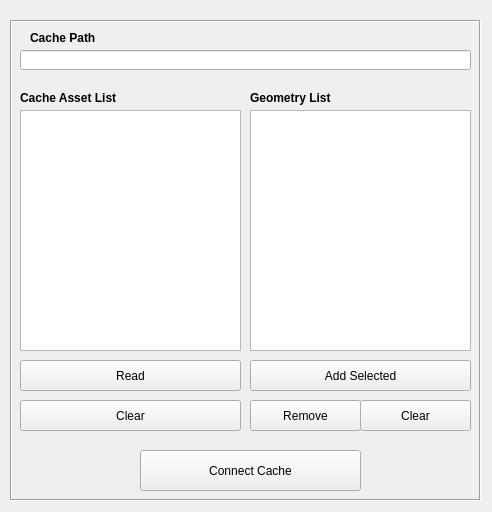
<?xml version="1.0" encoding="UTF-8"?>
<ui version="4.0">
 <class>ConnectCacheWin</class>
 <widget class="QMainWindow" name="ConnectCacheWin">
  <property name="geometry">
   <rect>
    <x>0</x>
    <y>0</y>
    <width>492</width>
    <height>512</height>
   </rect>
  </property>
  <property name="windowTitle">
   <string>PT Manual Cache Tool v.1.0</string>
  </property>
  <widget class="QWidget" name="centralwidget">
   <widget class="QFrame" name="frame_3">
    <property name="geometry">
     <rect>
      <x>10</x>
      <y>20</y>
      <width>471</width>
      <height>481</height>
     </rect>
    </property>
    <property name="frameShape">
     <enum>QFrame::Box</enum>
    </property>
    <property name="frameShadow">
     <enum>QFrame::Sunken</enum>
    </property>
    <widget class="QListWidget" name="set_listWidget">
     <property name="geometry">
      <rect>
       <x>10</x>
       <y>90</y>
       <width>221</width>
       <height>241</height>
      </rect>
     </property>
     <property name="selectionMode">
      <enum>QAbstractItemView::MultiSelection</enum>
     </property>
    </widget>
    <widget class="QPushButton" name="updateSet_pushButton">
     <property name="geometry">
      <rect>
       <x>10</x>
       <y>340</y>
       <width>221</width>
       <height>31</height>
      </rect>
     </property>
     <property name="text">
      <string>Read</string>
     </property>
    </widget>
    <widget class="QLabel" name="label_3">
     <property name="geometry">
      <rect>
       <x>10</x>
       <y>70</y>
       <width>101</width>
       <height>16</height>
      </rect>
     </property>
     <property name="font">
      <font>
       <weight>75</weight>
       <bold>true</bold>
      </font>
     </property>
     <property name="text">
      <string>Cache Asset List</string>
     </property>
    </widget>
    <widget class="QListWidget" name="set_listWidget_2">
     <property name="geometry">
      <rect>
       <x>240</x>
       <y>90</y>
       <width>221</width>
       <height>241</height>
      </rect>
     </property>
     <property name="selectionMode">
      <enum>QAbstractItemView::MultiSelection</enum>
     </property>
    </widget>
    <widget class="QLabel" name="label_4">
     <property name="geometry">
      <rect>
       <x>240</x>
       <y>70</y>
       <width>101</width>
       <height>16</height>
      </rect>
     </property>
     <property name="font">
      <font>
       <weight>75</weight>
       <bold>true</bold>
      </font>
     </property>
     <property name="text">
      <string>Geometry List</string>
     </property>
    </widget>
    <widget class="QLineEdit" name="output_lineEdit">
     <property name="geometry">
      <rect>
       <x>10</x>
       <y>30</y>
       <width>451</width>
       <height>20</height>
      </rect>
     </property>
     <property name="text">
      <string/>
     </property>
    </widget>
    <widget class="QLabel" name="label_11">
     <property name="geometry">
      <rect>
       <x>20</x>
       <y>10</y>
       <width>91</width>
       <height>16</height>
      </rect>
     </property>
     <property name="font">
      <font>
       <weight>75</weight>
       <bold>true</bold>
      </font>
     </property>
     <property name="text">
      <string>Cache Path</string>
     </property>
    </widget>
    <widget class="QPushButton" name="updateSet_pushButton_2">
     <property name="geometry">
      <rect>
       <x>240</x>
       <y>340</y>
       <width>221</width>
       <height>31</height>
      </rect>
     </property>
     <property name="text">
      <string>Add Selected</string>
     </property>
    </widget>
    <widget class="QPushButton" name="updateSet_pushButton_3">
     <property name="geometry">
      <rect>
       <x>350</x>
       <y>380</y>
       <width>111</width>
       <height>31</height>
      </rect>
     </property>
     <property name="text">
      <string>Clear</string>
     </property>
    </widget>
    <widget class="QPushButton" name="updateSet_pushButton_4">
     <property name="geometry">
      <rect>
       <x>240</x>
       <y>380</y>
       <width>111</width>
       <height>31</height>
      </rect>
     </property>
     <property name="text">
      <string>Remove</string>
     </property>
    </widget>
    <widget class="QPushButton" name="updateSet_pushButton_5">
     <property name="geometry">
      <rect>
       <x>10</x>
       <y>380</y>
       <width>221</width>
       <height>31</height>
      </rect>
     </property>
     <property name="text">
      <string>Clear</string>
     </property>
    </widget>
    <widget class="QPushButton" name="updateSet_pushButton_6">
     <property name="geometry">
      <rect>
       <x>130</x>
       <y>430</y>
       <width>221</width>
       <height>41</height>
      </rect>
     </property>
     <property name="text">
      <string>Connect Cache</string>
     </property>
    </widget>
   </widget>
  </widget>
 </widget>
 <resources/>
 <connections/>
</ui>
